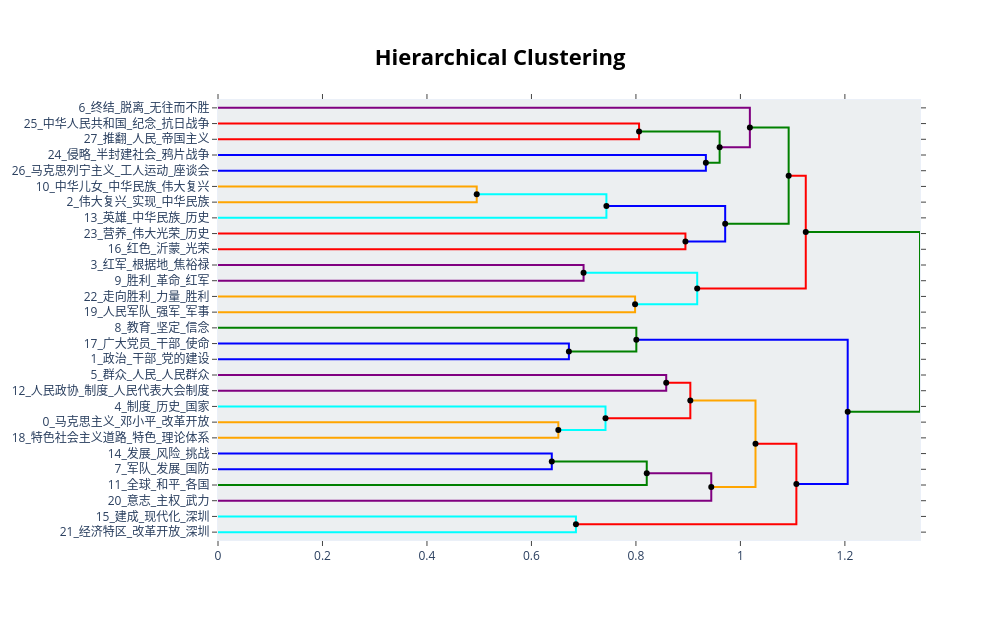

This figure's notebook cell:
### Code cell
import plotly.express as px
hierarchical_topics = topic_model.hierarchical_topics(docs)
# topic_model.visualize_hierarchy(hierarchical_topics=hierarchical_topics)
fig = topic_model.visualize_hierarchy(hierarchical_topics=hierarchical_topics)

# 为每个轨迹随机分配颜色（或使用预定义颜色列表）
colors = ['red', 'blue', 'green', 'purple', 'orange', 'cyan']
for i, trace in enumerate(fig.data):
    trace.line.color = colors[i % len(colors)]

fig.show()

### Figure 1 — Plotly figure (JSON) as saved in the notebook; plotly's stock layout.template omitted (floating-point values rounded to 4 significant figures)
{"data": [{"hoverinfo": "text", "marker": {"color": "rgb(61,153,112)"}, "mode": "lines", "text": ["中华人民共和国_纪念_抗日战争_隆重集会_胜利", "", "", "推翻_人民_帝国主义_封建主义_官僚资本主义"], "x": [0.0, 0.806, 0.806, 0.0], "xaxis": "x", "y": [-15.0, -15.0, -25.0, -25.0], "yaxis": "y", "type": "scatter", "line": {"color": "red"}}, {"hoverinfo": "text", "marker": {"color": "rgb(61,153,112)"}, "mode": "lines", "text": ["侵略_半封建社会_鸦片战争_苦难_人民", "", "", "马克思列宁主义_工人运动_座谈会_邓小平_纪念"], "x": [0.0, 0.9339, 0.9339, 0.0], "xaxis": "x", "y": [-35.0, -35.0, -45.0, -45.0], "yaxis": "y", "type": "scatter", "line": {"color": "blue"}}, {"hoverinfo": "text", "marker": {"color": "rgb(61,153,112)"}, "mode": "lines", "text": ["中华人民共和国_人民_推翻_抗日战争_帝国主义", "", "", "侵略_半封建社会_马克思列宁主义_鸦片战争_人民"], "x": [0.806, 0.9602, 0.9602, 0.9339], "xaxis": "x", "y": [-20.0, -20.0, -40.0, -40.0], "yaxis": "y", "type": "scatter", "line": {"color": "green"}}, {"hoverinfo": "text", "marker": {"color": "rgb(0,116,217)"}, "mode": "lines", "text": ["终结_脱离_无往而不胜_关键_地方", "", "", "人民_中华人民共和国_侵略_中国共产党_纪念"], "x": [0.0, 1.018, 1.018, 0.9602], "xaxis": "x", "y": [-5.0, -5.0, -30.0, -30.0], "yaxis": "y", "type": "scatter", "line": {"color": "purple"}}, {"hoverinfo": "text", "marker": {"color": "rgb(255,65,54)"}, "mode": "lines", "text": ["中华儿女_中华民族_伟大复兴_中国共产党_实现", "", "", "伟大复兴_实现_中华民族_奋斗_各族人民"], "x": [0.0, 0.4952, 0.4952, 0.0], "xaxis": "x", "y": [-55.0, -55.0, -65.0, -65.0], "yaxis": "y", "type": "scatter", "line": {"color": "orange"}}, {"hoverinfo": "text", "marker": {"color": "rgb(255,65,54)"}, "mode": "lines", "text": ["伟大复兴_中华民族_实现_奋斗_中华儿女", "", "", "英雄_中华民族_历史_民族_人民幸福"], "x": [0.4952, 0.7435, 0.7435, 0.0], "xaxis": "x", "y": [-60.0, -60.0, -75.0, -75.0], "yaxis": "y", "type": "scatter", "line": {"color": "cyan"}}, {"hoverinfo": "text", "marker": {"color": "rgb(255,65,54)"}, "mode": "lines", "text": ["营养_伟大光荣_历史_中国共产党_发展史", "", "", "红色_沂蒙_光荣_革命_传统"], "x": [0.0, 0.8947, 0.8947, 0.0], "xaxis": "x", "y": [-85.0, -85.0, -95.0, -95.0], "yaxis": "y", "type": "scatter", "line": {"color": "red"}}, {"hoverinfo": "text", "marker": {"color": "rgb(255,65,54)"}, "mode": "lines", "text": ["中华民族_伟大复兴_实现_民族_奋斗", "", "", "红色_光荣_革命_沂蒙_历史"], "x": [0.7435, 0.9708, 0.9708, 0.8947], "xaxis": "x", "y": [-67.5, -67.5, -90.0, -90.0], "yaxis": "y", "type": "scatter", "line": {"color": "blue"}}, {"hoverinfo": "text", "marker": {"color": "rgb(0,116,217)"}, "mode": "lines", "text": ["人民_中华人民共和国_侵略_中国共产党_纪念", "", "", "中华民族_伟大复兴_实现_历史_中国共产党"], "x": [1.018, 1.092, 1.092, 0.9708], "xaxis": "x", "y": [-17.5, -17.5, -78.75, -78.75], "yaxis": "y", "type": "scatter", "line": {"color": "green"}}, {"hoverinfo": "text", "marker": {"color": "rgb(35,205,205)"}, "mode": "lines", "text": ["红军_根据地_焦裕禄_革命_长征", "", "", "胜利_革命_红军_长征_人民军队"], "x": [0.0, 0.6998, 0.6998, 0.0], "xaxis": "x", "y": [-105.0, -105.0, -115.0, -115.0], "yaxis": "y", "type": "scatter", "line": {"color": "purple"}}, {"hoverinfo": "text", "marker": {"color": "rgb(35,205,205)"}, "mode": "lines", "text": ["走向胜利_力量_胜利_人民军队_人民", "", "", "人民军队_强军_军事_打仗_新形势下"], "x": [0.0, 0.7984, 0.7984, 0.0], "xaxis": "x", "y": [-125.0, -125.0, -135.0, -135.0], "yaxis": "y", "type": "scatter", "line": {"color": "orange"}}, {"hoverinfo": "text", "marker": {"color": "rgb(35,205,205)"}, "mode": "lines", "text": ["红军_胜利_革命_根据地_长征", "", "", "人民军队_强军_走向胜利_军事_力量"], "x": [0.6998, 0.9173, 0.9173, 0.7984], "xaxis": "x", "y": [-110.0, -110.0, -130.0, -130.0], "yaxis": "y", "type": "scatter", "line": {"color": "cyan"}}, {"hoverinfo": "text", "marker": {"color": "rgb(0,116,217)"}, "mode": "lines", "text": ["中华民族_伟大复兴_实现_人民_中国共产党", "", "", "红军_胜利_人民军队_革命_根据地"], "x": [1.092, 1.125, 1.125, 0.9173], "xaxis": "x", "y": [-48.12, -48.12, -120.0, -120.0], "yaxis": "y", "type": "scatter", "line": {"color": "red"}}, {"hoverinfo": "text", "marker": {"color": "rgb(133,20,75)"}, "mode": "lines", "text": ["广大党员_干部_使命_党史_教育", "", "", "政治_干部_党的建设_领导_问题"], "x": [0.0, 0.6717, 0.6717, 0.0], "xaxis": "x", "y": [-155.0, -155.0, -165.0, -165.0], "yaxis": "y", "type": "scatter", "line": {"color": "blue"}}, {"hoverinfo": "text", "marker": {"color": "rgb(133,20,75)"}, "mode": "lines", "text": ["教育_坚定_信念_理论自信_制度自信", "", "", "干部_政治_领导_党的建设_广大党员"], "x": [0.0, 0.8008, 0.8008, 0.6717], "xaxis": "x", "y": [-145.0, -145.0, -160.0, -160.0], "yaxis": "y", "type": "scatter", "line": {"color": "green"}}, {"hoverinfo": "text", "marker": {"color": "rgb(255,220,0)"}, "mode": "lines", "text": ["群众_人民_人民群众_根本利益_服务", "", "", "人民政协_制度_人民代表大会制度_宪法_民主"], "x": [0.0, 0.858, 0.858, 0.0], "xaxis": "x", "y": [-175.0, -175.0, -185.0, -185.0], "yaxis": "y", "type": "scatter", "line": {"color": "purple"}}, {"hoverinfo": "text", "marker": {"color": "rgb(255,220,0)"}, "mode": "lines", "text": ["马克思主义_邓小平_改革开放_理论_毛泽东思想", "", "", "特色社会主义道路_特色_理论体系_必由之路_正确"], "x": [0.0, 0.6515, 0.6515, 0.0], "xaxis": "x", "y": [-205.0, -205.0, -215.0, -215.0], "yaxis": "y", "type": "scatter", "line": {"color": "orange"}}, {"hoverinfo": "text", "marker": {"color": "rgb(255,220,0)"}, "mode": "lines", "text": ["制度_历史_国家_大国_中华民族", "", "", "马克思主义_改革开放_理论_建设_邓小平"], "x": [0.0, 0.7417, 0.7417, 0.6515], "xaxis": "x", "y": [-195.0, -195.0, -210.0, -210.0], "yaxis": "y", "type": "scatter", "line": {"color": "cyan"}}, {"hoverinfo": "text", "marker": {"color": "rgb(255,220,0)"}, "mode": "lines", "text": ["人民_群众_人民政协_制度_人民代表大会制度", "", "", "马克思主义_历史_建设_改革开放_发展"], "x": [0.858, 0.9041, 0.9041, 0.7417], "xaxis": "x", "y": [-180.0, -180.0, -202.5, -202.5], "yaxis": "y", "type": "scatter", "line": {"color": "red"}}, {"hoverinfo": "text", "marker": {"color": "rgb(40,35,35)"}, "mode": "lines", "text": ["发展_风险_挑战_战略_协调", "", "", "军队_发展_国防_科技_创新"], "x": [0.0, 0.6389, 0.6389, 0.0], "xaxis": "x", "y": [-225.0, -225.0, -235.0, -235.0], "yaxis": "y", "type": "scatter", "line": {"color": "blue"}}, {"hoverinfo": "text", "marker": {"color": "rgb(40,35,35)"}, "mode": "lines", "text": ["发展_改革_创新_军队_经济", "", "", "全球_和平_各国_国际_合作"], "x": [0.6389, 0.8207, 0.8207, 0.0], "xaxis": "x", "y": [-230.0, -230.0, -245.0, -245.0], "yaxis": "y", "type": "scatter", "line": {"color": "green"}}, {"hoverinfo": "text", "marker": {"color": "rgb(40,35,35)"}, "mode": "lines", "text": ["发展_国际_经济_治理_全球", "", "", "意志_主权_武力_霸权主义_和平"], "x": [0.8207, 0.9442, 0.9442, 0.0], "xaxis": "x", "y": [-237.5, -237.5, -255.0, -255.0], "yaxis": "y", "type": "scatter", "line": {"color": "purple"}}, {"hoverinfo": "text", "marker": {"color": "rgb(0,116,217)"}, "mode": "lines", "text": ["马克思主义_历史_人民_建设_发展", "", "", "发展_国际_和平_经济_治理"], "x": [0.9041, 1.029, 1.029, 0.9442], "xaxis": "x", "y": [-191.2, -191.2, -246.2, -246.2], "yaxis": "y", "type": "scatter", "line": {"color": "orange"}}, {"hoverinfo": "text", "marker": {"color": "rgb(61,153,112)"}, "mode": "lines", "text": ["建成_现代化_深圳_经济特区_第二个百年", "", "", "经济特区_改革开放_深圳_出口_广东"], "x": [0.0, 0.6852, 0.6852, 0.0], "xaxis": "x", "y": [-265.0, -265.0, -275.0, -275.0], "yaxis": "y", "type": "scatter", "line": {"color": "cyan"}}, {"hoverinfo": "text", "marker": {"color": "rgb(0,116,217)"}, "mode": "lines", "text": ["发展_建设_人民_制度_马克思主义", "", "", "经济特区_深圳_建成_现代化_开放"], "x": [1.029, 1.107, 1.107, 0.6852], "xaxis": "x", "y": [-218.8, -218.8, -270.0, -270.0], "yaxis": "y", "type": "scatter", "line": {"color": "red"}}, {"hoverinfo": "text", "marker": {"color": "rgb(0,116,217)"}, "mode": "lines", "text": ["干部_教育_政治_坚定_学习", "", "", "发展_建设_人民_制度_改革开放"], "x": [0.8008, 1.205, 1.205, 1.107], "xaxis": "x", "y": [-152.5, -152.5, -244.4, -244.4], "yaxis": "y", "type": "scatter", "line": {"color": "blue"}}, {"hoverinfo": "text", "marker": {"color": "rgb(0,116,217)"}, "mode": "lines", "text": ["中华民族_伟大复兴_实现_人民_中国共产党", "", "", "发展_建设_政治_人民_问题"], "x": [1.125, 1.344, 1.344, 1.205], "xaxis": "x", "y": [-84.06, -84.06, -198.4, -198.4], "yaxis": "y", "type": "scatter", "line": {"color": "green"}}, {"hoverinfo": "text", "hovertext": ["中华人民共和国_人民_推翻_抗日战争_帝国主义", "伟大复兴_中华民族_实现_奋斗_中华儿女", "中华民族_伟大复兴_实现_民族_奋斗", "人民_中华人民共和国_侵略_中国共产党_纪念", "红军_胜利_革命_根据地_长征", "中华民族_伟大复兴_实现_人民_中国共产党", "人民_群众_人民政协_制度_人民代表大会制度", "发展_改革_创新_军队_经济", "发展_国际_经济_治理_全球", "马克思主义_历史_人民_建设_发展", "发展_建设_人民_制度_马克思主义", "干部_教育_政治_坚定_学习", "中华民族_伟大复兴_实现_人民_中国共产党"], "marker": {"color": "black"}, "mode": "markers", "showlegend": false, "x": [0.806, 0.4952, 0.7435, 1.018, 0.6998, 1.092, 0.858, 0.6389, 0.8207, 0.9041, 1.029, 0.8008, 1.125], "y": [-20.0, -60.0, -67.5, -17.5, -110.0, -48.12, -180.0, -230.0, -237.5, -191.2, -218.8, -152.5, -84.06], "type": "scatter", "line": {"color": "purple"}}, {"hoverinfo": "text", "hovertext": ["侵略_半封建社会_马克思列宁主义_鸦片战争_人民", "人民_中华人民共和国_侵略_中国共产党_纪念", "红色_光荣_革命_沂蒙_历史", "中华民族_伟大复兴_实现_历史_中国共产党", "人民军队_强军_走向胜利_军事_力量", "红军_胜利_人民军队_革命_根据地", "干部_政治_领导_党的建设_广大党员", "马克思主义_改革开放_理论_建设_邓小平", "马克思主义_历史_建设_改革开放_发展", "发展_国际_和平_经济_治理", "经济特区_深圳_建成_现代化_开放", "发展_建设_人民_制度_改革开放", "发展_建设_政治_人民_问题"], "marker": {"color": "black"}, "mode": "markers", "showlegend": false, "x": [0.9339, 0.9602, 0.8947, 0.9708, 0.7984, 0.9173, 0.6717, 0.6515, 0.7417, 0.9442, 0.6852, 1.107, 1.205], "y": [-40.0, -30.0, -90.0, -78.75, -130.0, -120.0, -160.0, -210.0, -202.5, -246.2, -270.0, -244.4, -198.4], "type": "scatter", "line": {"color": "orange"}}], "layout": {"autosize": false, "height": 620, "hovermode": "closest", "showlegend": false, "width": 1000, "xaxis": {"mirror": "allticks", "rangemode": "tozero", "showgrid": false, "showline": true, "showticklabels": true, "ticks": "outside", "type": "linear", "zeroline": false}, "yaxis": {"mirror": "allticks", "rangemode": "tozero", "showgrid": false, "showline": true, "showticklabels": true, "tickmode": "array", "ticks": "outside", "ticktext": ["6_终结_脱离_无往而不胜", "25_中华人民共和国_纪念_抗日战争", "27_推翻_人民_帝国主义", "24_侵略_半封建社会_鸦片战争", "26_马克思列宁主义_工人运动_座谈会", "10_中华儿女_中华民族_伟大复兴", "2_伟大复兴_实现_中华民族", "13_英雄_中华民族_历史", "23_营养_伟大光荣_历史", "16_红色_沂蒙_光荣", "3_红军_根据地_焦裕禄", "9_胜利_革命_红军", "22_走向胜利_力量_胜利", "19_人民军队_强军_军事", "8_教育_坚定_信念", "17_广大党员_干部_使命", "1_政治_干部_党的建设", "5_群众_人民_人民群众", "12_人民政协_制度_人民代表大会制度", "4_制度_历史_国家", "0_马克思主义_邓小平_改革开放", "18_特色社会主义道路_特色_理论体系", "14_发展_风险_挑战", "7_军队_发展_国防", "11_全球_和平_各国", "20_意志_主权_武力", "15_建成_现代化_深圳", "21_经济特区_改革开放_深圳"], "tickvals": [-5.0, -15.0, -25.0, -35.0, -45.0, -55.0, -65.0, -75.0, -85.0, -95.0, -105.0, -115.0, -125.0, -135.0, -145.0, -155.0, -165.0, -175.0, -185.0, -195.0, -205.0, -215.0, -225.0, -235.0, -245.0, -255.0, -265.0, -275.0], "type": "linear", "zeroline": false, "range": [-280.0, 0.0]}, "title": {"font": {"size": 22, "color": "Black"}, "text": "<b>Hierarchical Clustering</b>", "x": 0.5, "xanchor": "center", "yanchor": "top"}, "hoverlabel": {"font": {"size": 16, "family": "Rockwell"}, "bgcolor": "white"}, "plot_bgcolor": "#ECEFF1"}}
